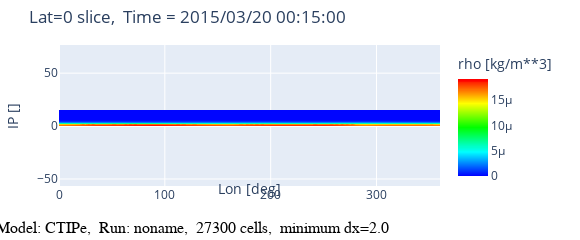

Notebook cell for this chart:
### Markdown cell above
ctipe.set_plot('LonIP')
plot=ctipe.get_plot('rho',colorscale="Rainbow")
iplot(plot)

### Code cell
ctipe.set_plot('LonIP',cutV=0)
plot=ctipe.get_plot('rho',colorscale="Rainbow")
iplot(plot)

### Figure 1 — Plotly figure (JSON) as saved in the notebook; plotly's stock layout.template omitted (floating-point values rounded to 4 significant figures; data arrays with more than 128 entries replaced by an {"elided": "..."} marker saying what was removed)
{"data": [{"colorbar": {"title": {"text": "rho [kg/m**3]"}}, "colorscale": [[0, "rgb(0,0,255)"], [0.25, "rgb(0,255,255)"], [0.5, "rgb(0,255,0)"], [0.75, "rgb(255,255,0)"], [1, "rgb(255,0,0)"]], "contours": {"coloring": "fill", "showlines": false}, "hovertemplate": "Lon: %{x:.2f}<br>IP: %{y:.2f}<br><b> %{z:.4g}</b><extra></extra>", "ncontours": 201, "type": "contour", "x": [0, 5, 10, 15, 20, 25, 30, 35, 40, 45, 50, 55, 60, 65, 70, 75, 80, 85, 90, 95, 100, 105, 110, 115, 120, 125, 130, 135, 140, 145, 150, 155, 160, 165, 170, 175, 180, 185, 190, 195, 200, 205, 210, 215, 220, 225, 230, 235, 240, 245, 250, 255, 260, 265, 270, 275, 280, 285, 290, 295, 300, 305, 310, 315, 320, 325, 330, 335, 340, 345, 350, 355, 360], "y": [0, 1, 2, 3, 4, 5, 6, 7, 8, 9, 10, 11, 12, 13, 14, 15, 16, 17, 18, 19, 20], "z": {"elided": "21x73 float values"}}], "layout": {"annotations": [{"font": {"size": 14}, "showarrow": false, "text": "Lon [deg]", "x": 0.5, "xref": "paper", "y": -0.1, "yref": "paper"}, {"ax": 0, "ay": 0, "font": {"color": "#000000", "family": "sans serif", "size": 16}, "text": "Model: CTIPe,  Run: noname,  27300 cells,  minimum dx=2.0", "x": 0, "xanchor": "left", "xref": "paper", "xshift": -65, "y": 0, "yref": "paper", "yshift": -42}], "autosize": false, "height": 190, "margin": {"b": 45, "l": 40, "pad": 0, "r": 140, "t": 45}, "title": {"text": "Lat=0 slice,  Time = 2015/03/20 00:15:00"}, "width": 580, "xaxis": {"scaleanchor": "y", "title": {"text": ""}}, "yaxis": {"title": {"text": "IP []"}}}}
